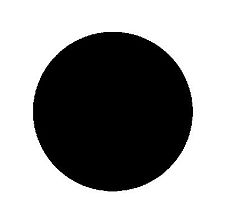
#> input picture images/circle.jpg, 225 x 224 px; its folder holds only this picture in this run
$ python -i main.py   (imports and definitions only)
#> lines starting #> are read from the running program, lines starting #| are printed output that depends on the picture; after the words box and inside, x2 and y2 are one past the last pixel; in counts of white or black regions, pixels touching at a corner belong together
#> further down, picture is the input picture: shape (224, 225, 3); min 0, max 255, mean 153.8
# This is a first exercise for Computer Vision program
from tkinter import *
from tkinter import filedialog
from matplotlib import pyplot as plt
from PIL import Image, ImageStat, ImageChops
from math import sqrt, pow, log
from functools import reduce
from skimage import metrics
import imutils
import cv2 as cv
import numpy as np
import random

# global variables
filter_image = None
segmentation_image = None
canny_image = None
morphological_image = None
characteristics_image = None
show_images = True
low_threshold = 255 / 3
high_threshold = 255

# edge detection kernels
# Sobel kernels
sobel_horizontal_kernel = np.array([[-1, 0, 1],
                                    [-2, 0, 2],
                                    [-1, 0, 1]
                                    ])
sobel_vertical_kernel = np.array([[1, 2, 1],
                                  [0, 0, 0],
                                  [-1, -2, -1]
                                  ])
# Prewitt kernels
prewitt_horizontal_kernel = np.array([[-1, 0, 1],
                                      [-1, 0, 1],
                                      [-1, 0, 1]
                                      ])
prewitt_vertical_kernel = np.array([[-1, -1, -1],
                                    [0, 0, 0],
                                    [1, 1, 1]
                                    ])
# Morphological kernels
empty_square = np.array([[1, 1, 1],
                         [1, 0, 1],
                         [1, 1, 1]
                         ])
full_square_5 = np.array([[1, 1, 1, 1, 1],
                          [1, 1, 1, 1, 1],
                          [1, 1, 1, 1, 1],
                          [1, 1, 1, 1, 1],
                          [1, 1, 1, 1, 1]
                          ])
plus_sign = np.array([[0, 1, 0],
                      [1, 1, 1],
                      [0, 1, 0]
                      ])
number_of_repetitions = 2


# key down functions
# [169 lines left out: functions click_load_image, click_load_video, click_load_camera, is_greyscale, open_image_in_grayscale, apply_edge_detection and 1 more, not called in this run]


# Sobel algorithm for edge detection
def sobel_filter():
    global filter_image, sobel_horizontal_kernel, sobel_vertical_kernel
    apply_edge_detection(filter_image, sobel_horizontal_kernel, sobel_vertical_kernel)


# Prewitt algorithm for edge detection
def prewitt_filter():
    global filter_image, prewitt_horizontal_kernel, prewitt_vertical_kernel
    apply_edge_detection(filter_image, prewitt_horizontal_kernel, prewitt_vertical_kernel)


# Canny algorithm for edge detection
# [437 lines left out: functions canny, noise_reduction, edge_shrinking, modify_weak_edges_to_strong, segmentation_graphical_interface, make_histogram and 19 more, not called in this run]


# Morphological operator for closing
def closing(input_kernel, input_image):
    dilated_image = dilation(input_kernel, input_image.copy())
    return erosion(input_kernel, dilated_image.copy())


# Morphological operator for opening
def opening(input_kernel, input_image):
    eroded_image = erosion(input_kernel, input_image.copy())
    return dilation(input_kernel, eroded_image.copy())


# Temporary
def motion_track():
    motion_tracking(100, 250, 50)


# Find the moving object based on movement
def detect_moving_object(image):
    white_image = np.empty(image.shape, np.uint8)
    white_image.fill(255)
#> white_image: shape (224, 225, 3); every value is 255
    gray_original = cv.cvtColor(image, cv.COLOR_BGR2GRAY)
    gray_white = cv.cvtColor(white_image, cv.COLOR_BGR2GRAY)

    difference = cv.subtract(gray_white, gray_original)
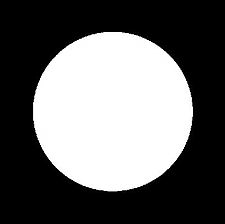
#> difference: shape (224, 225); min 0, max 255, mean 101.2
#> gray_white: shape (224, 225); every value is 255
    ret, mask = cv.threshold(difference, 0, 255, cv.THRESH_BINARY_INV | cv.THRESH_OTSU)
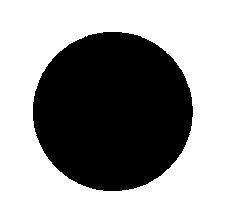
#> mask: shape (224, 225); 60.3% white; 1 black region, box (x1, y1, x2, y2) and area: (33, 32, 193, 191) 20001
#> ret = 127
    # difference[mask != 255] = [0, 0, 255]
    cv.imshow("Bounding boxes", difference)


# Create particles
# [5 lines left out: function create_particle_array, not called in this run]


# Weight particles
def weight_particle_array(particle_weight_array, particle_count):
    for i in range(0, len(particle_weight_array)):
        particle_weight_array[i] = 1 / particle_count


# Draw the particles on the frame
# [6 lines left out: function draw_particles, not called in this run]


# Grade particles based on the image
def grade_particles(image, particle_array, particle_weight_array):
    for i in range(0, len(particle_array)):
        particle_weight_array[i] = image[particle_array[i][1]][particle_array[i][0]]


# Back projection for the histogram of region of interest on the image
# [198 lines left out: functions draw_back_projection, calculate_center_of_gravity, move_particles, move_particles_to_proximity_center_of_gravity, move_particles_towards_center_of_gravity, motion_tracking and 2 more, not called in this run]


# [3 lines not run here, left out]

# Creating the interface for the main program with buttons
photo1 = PhotoImage(file="images/computer_vision.png")
# [20 lines not run here, left out]

# Comments for the exercises
# Convolution, image filtering and edge detection

# 1. What happens if we change the noise reduction kernel size?
# By changing the size of the kernel, we are changing the intensity of the blurriness,
# bigger kernel size, bigger the blur and vise versa. By blurring the image we reduce the
# number of edges the canny algorithm can find and make it less effective in my eyes.

# 2. How does the neighborhood apply on the result in the last step?
# This part of the exercise i have not implemented, but i would guess that with more
# neighbors to choose from, we are giving the edges more of a chance to improve, meaning
# if we check 8 neighbors vs 2 neighbors, there is a bigger chance to find weak edges in that
# area

# 3. Based on a user Geerten answer on StackOverflow, there are a couple of points, which are
# limitations. When the result is binary and we need a measure of "how much" the edge qualifies
# as an edge. The amount of parameters leads to tweaking the algorithm infinitely for the "little
# better result". Also due to the smoothing, the location of the edges might be a bit off, dependent
# on the size of the smoothing kernel (gaussian, mean, ...). The Canny algorithm also has problems with
# corners and jurisdictions (smoothing blurs them out, harder to detect)

>>> import cv2
>>> picture = cv2.imread('images/circle.jpg')
>>> result = detect_moving_object(picture)

$ run again, on images/computer_vision.png
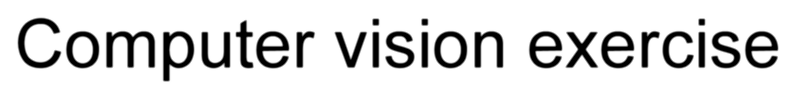
#> input picture images/computer_vision.png, 796 x 99 px
#> picture is the input picture: shape (99, 796, 3); min 0, max 255, mean 220.5
#> white_image: shape (99, 796, 3); every value is 255
#> in detect_moving_object, `difference = cv.subtract(gray_white, gray_original)`:
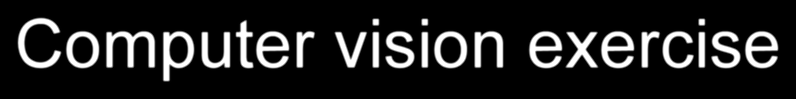
#> difference: shape (99, 796); min 0, max 255, mean 34.5
#> gray_white: shape (99, 796); every value is 255
#> in detect_moving_object, `ret, mask = cv.threshold(difference, 0, 255, cv.THRESH_BINARY_INV | cv..`:
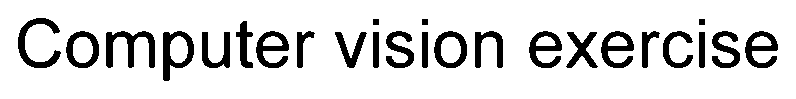
#> mask: shape (99, 796); 86.2% white; 25 black regions, largest, box (x1, y1, x2, y2) and area: (106, 31, 155, 68) 819, (18, 18, 61, 68) 720, (163, 31, 194, 81) 699
#> ret = 116
